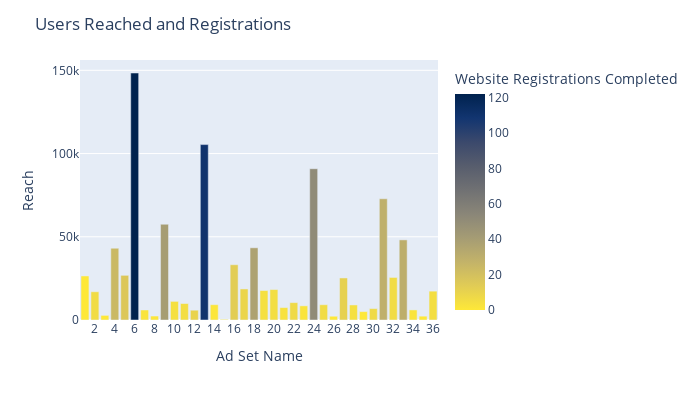

The notebook cell this image was saved under:
### Code cell
import numpy as np
import plotly.express as px

fig = px.bar(grouped,  y='Reach', x='Ad Set Name',
             hover_data=['Impressions', 'Frequency'], color='Website Registrations Completed',
             height=400, width=700, color_continuous_scale=px.colors.sequential.Cividis_r,
            )
fig.update_xaxes(nticks=36)
fig.update_layout(uniformtext_minsize=12, title_text='Users Reached and Registrations')

fig.show()

### Figure 1 — Plotly figure (JSON) as saved in the notebook; plotly's stock layout.template omitted (floating-point values rounded to 4 significant figures)
{"data": [{"alignmentgroup": "True", "customdata": [[207604, 9.187], [130882, 7.426], [105168, 15.0], [63425, 7.058], [87015, 8.57], [56956, 7.135], [51296, 8.612], [55490, 7.831], [25842, 6.148], [38182, 6.828], [27624, 6.791], [30412, 7.865], [18765, 6.666], [20160, 6.312], [19717, 6.762], [18491, 7.268], [20831, 7.382], [9951, 13.03], [11317, 6.154], [9137, 6.055], [29730, 6.922], [9276, 6.091], [9271, 7.521], [12380, 7.042], [8889, 7.282], [10200, 7.02], [6877, 6.125], [5985, 6.191], [6148, 6.401], [5138, 6.378], [6147, 6.524], [2391, 6.014], [2268, 6.02], [2795, 6.027], [2332, 6.07], [406, 6]], "hoverlabel": {"namelength": 0}, "hovertemplate": "Ad Set Name=%{x}<br>Reach=%{y}<br>Impressions=%{customdata[0]}<br>Frequency=%{customdata[1]}<br>Website Registrations Completed=%{marker.color}", "legendgroup": "", "marker": {"color": [122, 110, 51, 40, 29, 30, 37, 24, 11, 13, 6, 16, 5, 9, 5, 4, 6, 5, 4, 4, 0, 6, 1, 7, 3, 2, 7, 10, 2, 0, 2, 1, 0, 0, 0, 0], "coloraxis": "coloraxis"}, "name": "", "offsetgroup": "", "orientation": "v", "showlegend": false, "textposition": "auto", "type": "bar", "x": [6, 13, 24, 9, 31, 33, 18, 4, 27, 16, 32, 5, 36, 17, 20, 19, 2, 11, 10, 28, 1, 25, 14, 22, 21, 23, 30, 12, 7, 29, 34, 8, 26, 3, 35, 15], "xaxis": "x", "y": [148384, 105376, 90877, 57520, 72834, 48128, 43377, 43112, 25270, 33208, 25560, 26836, 17332, 18662, 18284, 17689, 16972, 9904, 11188, 9037, 26469, 9179, 9189, 10440, 7468, 8514, 6841, 5896, 6028, 5049, 6064, 2383, 2262, 2775, 2302, 406], "yaxis": "y"}], "layout": {"barmode": "relative", "coloraxis": {"colorbar": {"title": {"text": "Website Registrations Completed"}}, "colorscale": [[0, "#fee838"], [0.1111, "#e1cc55"], [0.2222, "#c3b369"], [0.3333, "#a59c74"], [0.4444, "#8a8678"], [0.5556, "#707173"], [0.6667, "#575d6d"], [0.7778, "#3b496c"], [0.8889, "#123570"], [1, "#00224e"]]}, "height": 400, "legend": {"tracegroupgap": 0}, "margin": {"t": 60}, "title": {"text": "Users Reached and Registrations"}, "uniformtext": {"minsize": 12}, "width": 700, "xaxis": {"anchor": "y", "domain": [0, 1], "nticks": 36, "title": {"text": "Ad Set Name"}}, "yaxis": {"anchor": "x", "domain": [0, 1], "title": {"text": "Reach"}}}}
